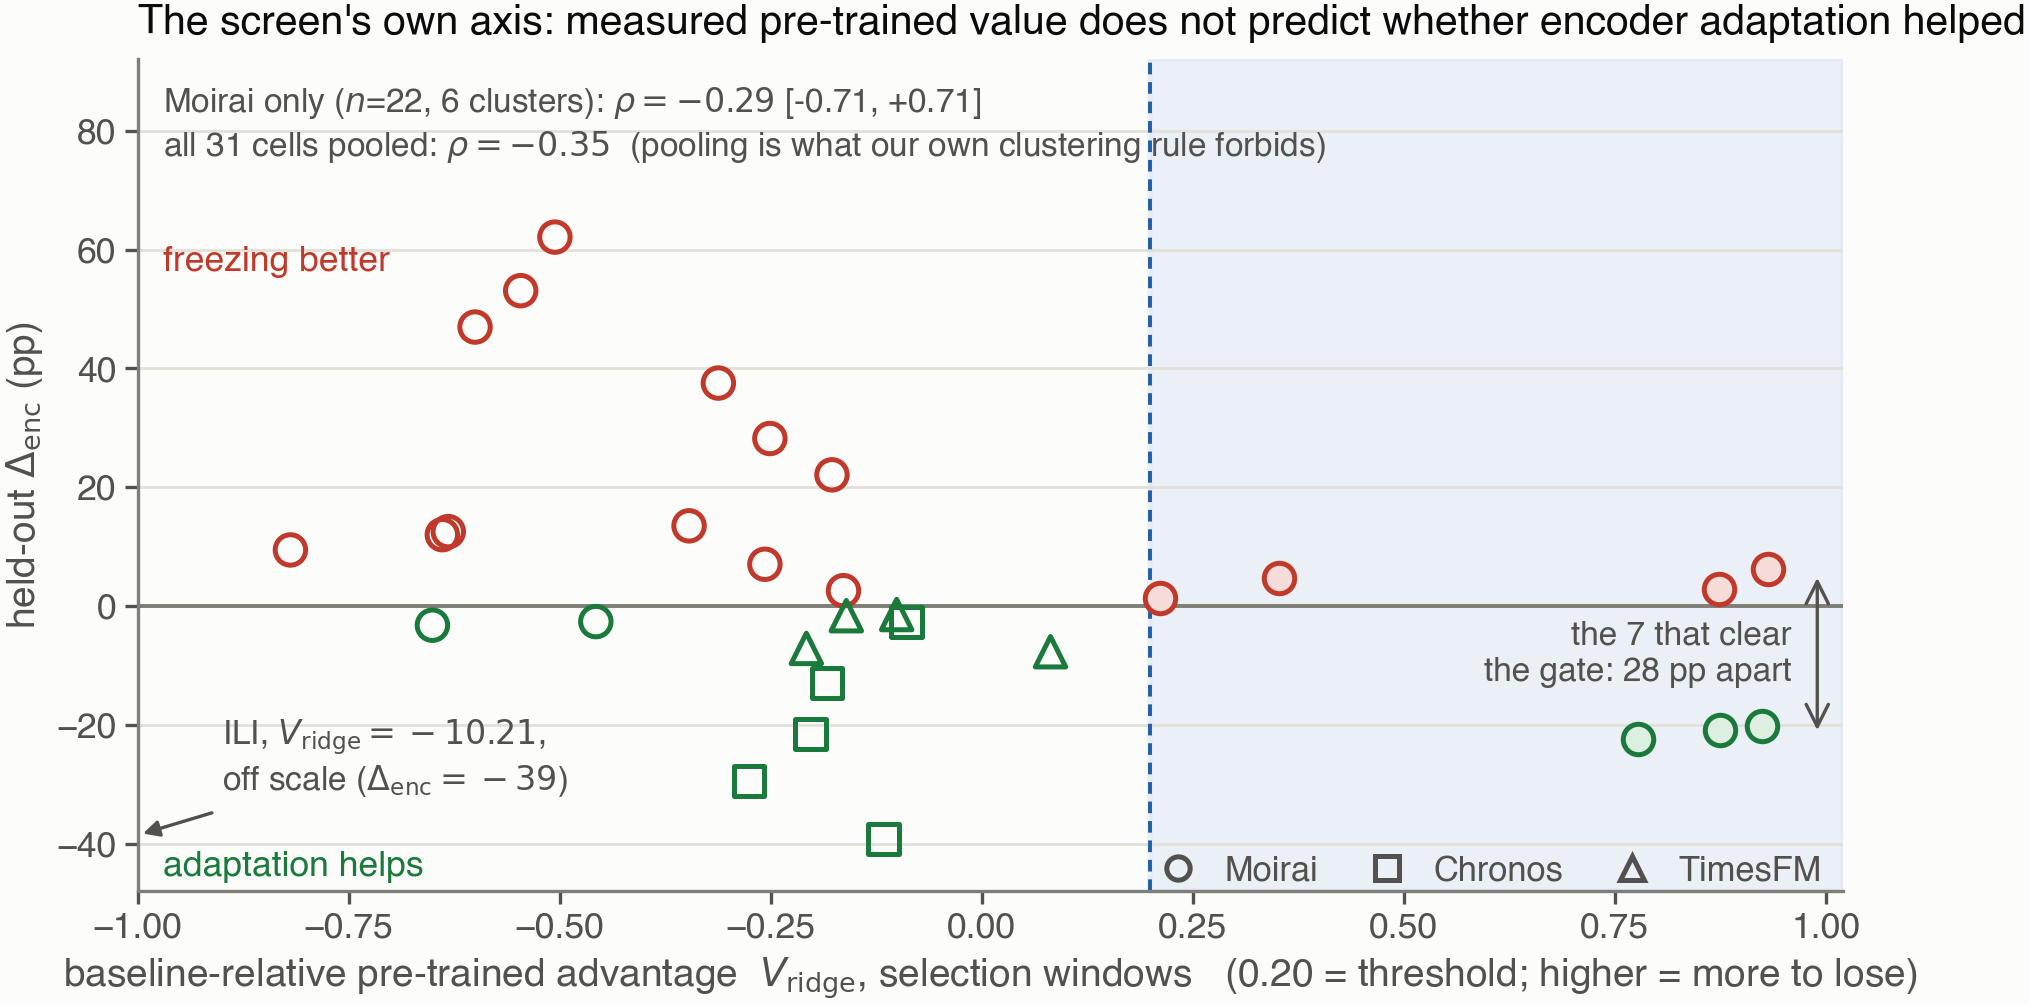

This figure's Python source:
#!/usr/bin/env python3
"""
Appendix figure -- the gate against the outcome it was supposed to predict.

WHERE THIS CAME FROM. This was panel (b) of Figure 1 until 20 Sep 2026, when the main figure's
x-axis went back to CKA because the title and abstract now state the CKA-to-outcome relation as the
paper's finding. The gate-to-outcome relation is a separate claim -- the pre-registered predictor of
Section 7 -- and it did not stop being true when it stopped being the headline, so it is drawn here
in full rather than reduced to a rho in a caption.

WHAT IT SHOWS. The gate is scored on the SELECTION windows and the outcome on the disjoint held-out
windows, so the horizontal position of a cell is not a function of its vertical position: this is a
screen, not a re-description of the outcome. Within Moirai the point estimate runs the WRONG WAY --
higher measured pre-trained value goes with encoder adaptation helping MORE -- and the shaded strip
right of 0.20 is the only region a cell could occupy and still meet clause (i) of the degradation
definition. Most of the cells in it sit BELOW zero, where fine-tuning the encoder helped.

ILI IS OFF SCALE AND SAID SO. Its gate is about -10, a dozen times further left than any other cell,
and an axis wide enough to include it compresses the other 30 into a fifth of the plot. The retired
panel had the same xlim problem and simply clipped the point, with nothing on the figure saying a
cell was missing; here the count in the corner is the number drawn, the arrow names the one that is
not, and the assert below fails if a second cell ever leaves the frame.
"""
import sys
from pathlib import Path

import matplotlib.pyplot as plt
from scipy import stats

sys.path.insert(0, str(Path(__file__).resolve().parent))
from figstyle import (  # noqa: E402
    ADAPT, ADAPT_F, DAMAGE, DAMAGE_F, GATE, GRID, HELDOUT, HELDOUT_F,
    INK_MUTED, INK_PRIMARY, INK_SECONDARY, MARKER, SURFACE,
    backbone, intervention_rows, save,
)
sys.path.insert(0, str(Path(__file__).resolve().parent.parent / "scripts"))
import cluster_keys  # noqa: E402

ROWS = intervention_rows()
PASSING = [r for r in ROWS if r["gate"] >= GATE]
assert len(PASSING) == 7, f"expected 7 gate-passing cells, got {len(PASSING)}"

XLO, XHI = -1.0, 1.02
OFF = [r for r in ROWS if r["gate"] < XLO]
assert [r["ref"] for r in OFF] == ["ili"], \
    f"cells other than ILI now fall outside the frame: {[r['ref'] for r in OFF]}"
DRAWN = [r for r in ROWS if r["gate"] >= XLO]

_M = [r for r in ROWS if backbone(r) == "Moirai"]
_MCL = cluster_keys.clusters_for([r["cell"] for r in _M])
CI_GATE = cluster_keys.cluster_bootstrap_spearman([r["gate"] for r in _M],
                                                  [r["bd_test"] for r in _M], _MCL)
RHO_ALL = stats.spearmanr([r["gate"] for r in ROWS], [r["bd_test"] for r in ROWS])
assert CI_GATE[0] < 0, "the gate is no longer anti-predictive within Moirai; the caption says it is"

fig, ax = plt.subplots(figsize=(5.5, 2.7), dpi=150)
fig.patch.set_facecolor(SURFACE)
ax.set_facecolor(SURFACE)
for sp in ("top", "right"):
    ax.spines[sp].set_visible(False)
for sp in ("left", "bottom"):
    ax.spines[sp].set_color(INK_MUTED); ax.spines[sp].set_linewidth(0.6)

ax.axhline(0, color=INK_MUTED, lw=0.7, zorder=1)
ax.grid(axis="y", color=GRID, lw=0.5, zorder=0)
ax.set_axisbelow(True)
ax.axvline(GATE, color=HELDOUT, lw=0.7, ls=(0, (3, 2)), zorder=2)
ax.axvspan(GATE, XHI, color=HELDOUT_F, alpha=0.55, zorder=0)

for r in DRAWN:
    helps = r["bd_test"] < 0
    ec = ADAPT if helps else DAMAGE
    fc = (ADAPT_F if helps else DAMAGE_F) if r["gate"] >= GATE else "none"
    ax.scatter(r["gate"], r["bd_test"], s=30, marker=MARKER[backbone(r)],
               facecolor=fc, edgecolor=ec, linewidth=0.9, zorder=4)

ax.set_xlim(XLO, XHI)
# Headroom above the tallest cell (62 pp) so the two correlations sit in empty plane instead of on
# top of the Moirai-Small/Weather points, which is where they landed in the retired panel.
ax.set_ylim(-48, 92)
ax.set_xlabel(r"baseline-relative pre-trained advantage  $V_{\rm ridge}$, selection windows"
              "   (0.20 = threshold; higher = more to lose)",
              fontsize=7.0, color=INK_SECONDARY, labelpad=2.0)
ax.set_ylabel(r"held-out $\Delta_{\rm enc}$ (pp)", fontsize=7.0, color=INK_SECONDARY, labelpad=2.0)
ax.tick_params(labelsize=6.4, colors=INK_SECONDARY, length=2.4, width=0.6, pad=1.4)

ax.text(0.0, 1.02, "The screen's own axis: measured pre-trained value does not predict "
                   "whether encoder adaptation helped",
        transform=ax.transAxes, fontsize=7.4, color=INK_PRIMARY, fontweight="bold", va="bottom")
ax.text(XLO + 0.03, 58, "freezing better", fontsize=6.4, color=DAMAGE, ha="left", va="center")
ax.text(XLO + 0.03, -44, "adaptation helps", fontsize=6.4, color=ADAPT, ha="left", va="center")
ax.text(XLO + 0.03, 81,
        f"Moirai only ($n$={len(_M)}, {CI_GATE[4]} clusters): "
        rf"$\rho={CI_GATE[0]:+.2f}$ [{CI_GATE[1]:+.2f}, {CI_GATE[2]:+.2f}]" "\n"
        rf"all {len(ROWS)} cells pooled: $\rho={RHO_ALL.statistic:+.2f}$"
        "  (pooling is what our own clustering rule forbids)",
        fontsize=6.0, color=INK_SECONDARY, ha="left", va="center", linespacing=1.3)

# The survivors' spread, which is the argument in seven points: the only cells with a demonstrated
# advantage to protect disagree about the intervention by tens of points, and most are IMPROVED by it.
_hi = max(PASSING, key=lambda r: r["bd_test"])
_lo = min(PASSING, key=lambda r: r["bd_test"])
ax.annotate("", xy=(0.99, _hi["bd_test"]), xytext=(0.99, _lo["bd_test"]),
            arrowprops=dict(arrowstyle="<->", color=INK_SECONDARY, lw=0.6,
                            shrinkA=1.5, shrinkB=1.5), zorder=3)
ax.text(0.96, (_hi["bd_test"] + _lo["bd_test"]) / 2,
        f"the {len(PASSING)} that clear\nthe gate: {_hi['bd_test'] - _lo['bd_test']:.0f} pp apart",
        fontsize=6.0, color=INK_SECONDARY, ha="right", va="center", linespacing=1.2)

# The cell that is not in the frame, named on the frame.
_ili = OFF[0]
ax.annotate(f"ILI, $V_{{\\rm ridge}}{{=}}{_ili['gate']:.2f}$,\noff scale "
            f"($\\Delta_{{\\rm enc}}{{=}}{_ili['bd_test']:+.0f}$)",
            xy=(XLO, _ili["bd_test"]), xytext=(XLO + 0.10, _ili["bd_test"] + 13),
            fontsize=6.0, color=INK_SECONDARY, ha="left", va="center", linespacing=1.2,
            arrowprops=dict(arrowstyle="-|>", mutation_scale=6, color=INK_SECONDARY, lw=0.6,
                            shrinkA=2, shrinkB=1))

handles = [plt.Line2D([], [], marker=m, linestyle="none", markersize=4.2,
                      markerfacecolor="none", markeredgecolor=INK_SECONDARY,
                      markeredgewidth=0.9, label=b) for b, m in MARKER.items()]
leg = ax.legend(handles=handles, fontsize=6.2, loc="lower right", ncol=3,
                bbox_to_anchor=(1.0, -0.02), frameon=False, columnspacing=1.0,
                handletextpad=0.35, borderpad=0.1)
for t in leg.get_texts():
    t.set_color(INK_SECONDARY)

out = save(fig, Path(__file__).with_name("figA_gate_scatter.png"))
print(f"wrote {out} and .pdf  ({len(DRAWN)} of {len(ROWS)} cells drawn, "
      f"{len(PASSING)} gate-passing, rho_Moirai={CI_GATE[0]:+.3f})")
